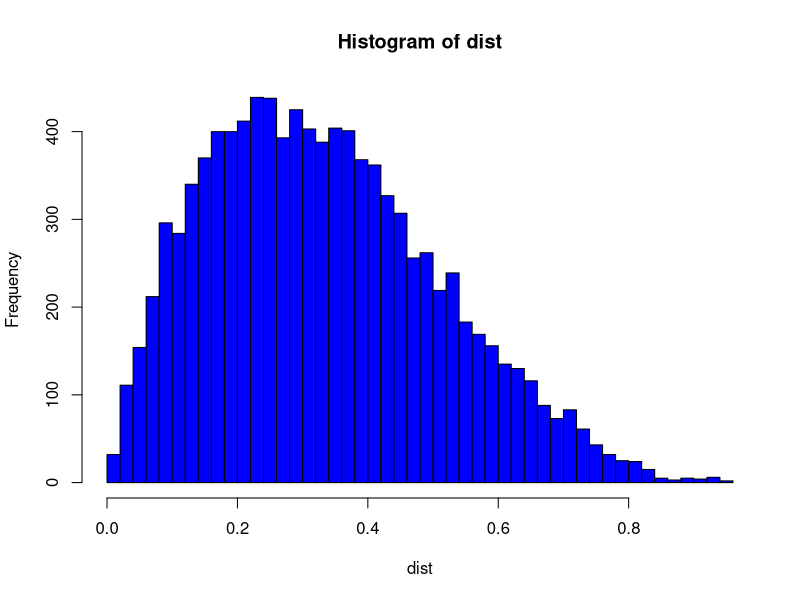

Reproduce this figure in R.
f<-function(x)
{
	8*x*(1-x)^3
}
rejection<-function()
{
	i=1
	dist<-vector(length=10000)
	while(i<=10000)
		{
			u<-runif(2)
			if (u[2]<=f(u[1]))
			{
				dist[i]=u[1]
				i=i+1
			}

		}
	png("Rejection.png")	
	hist(dist,col="blue",breaks=50)	
}
rejection()